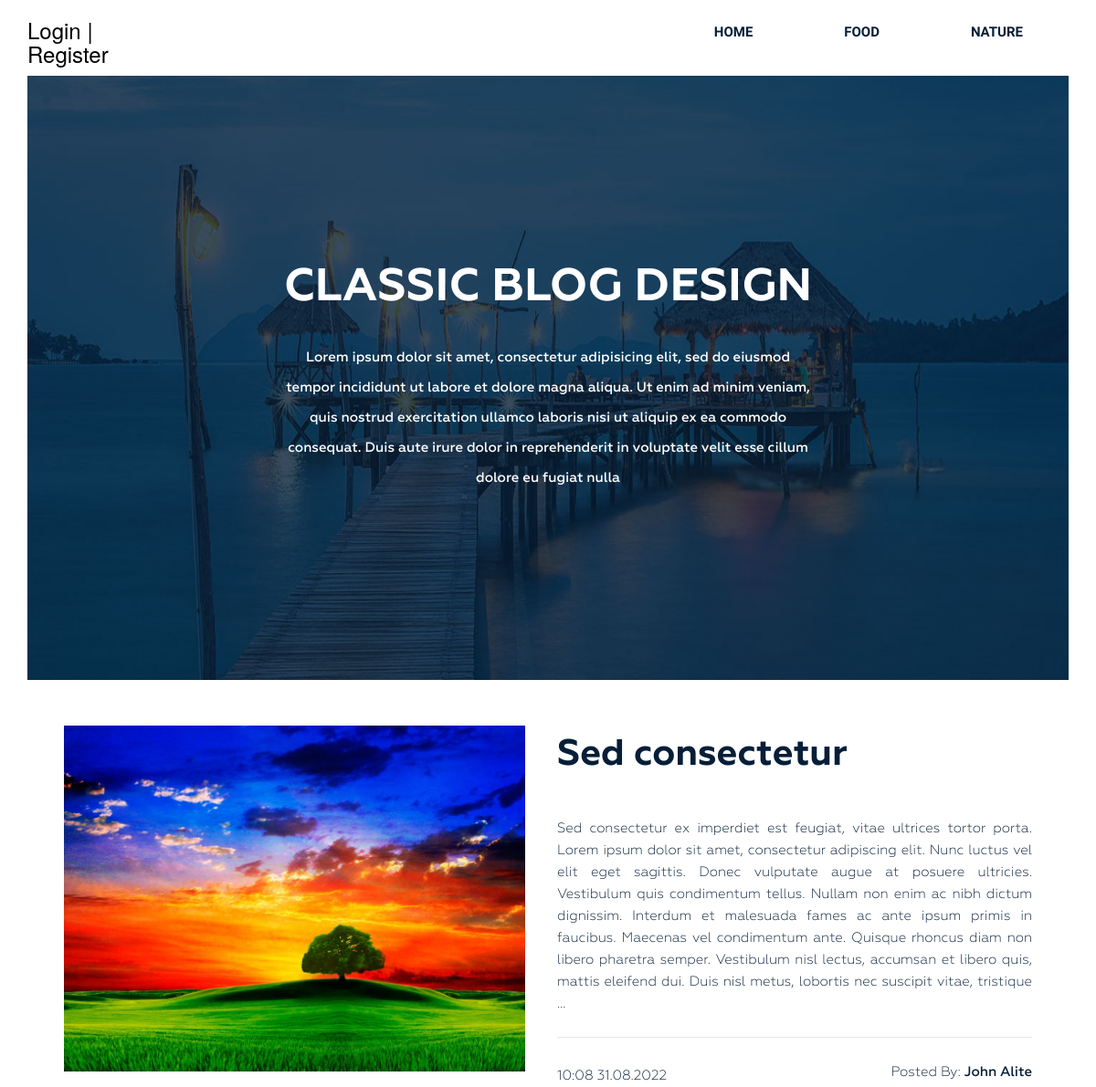
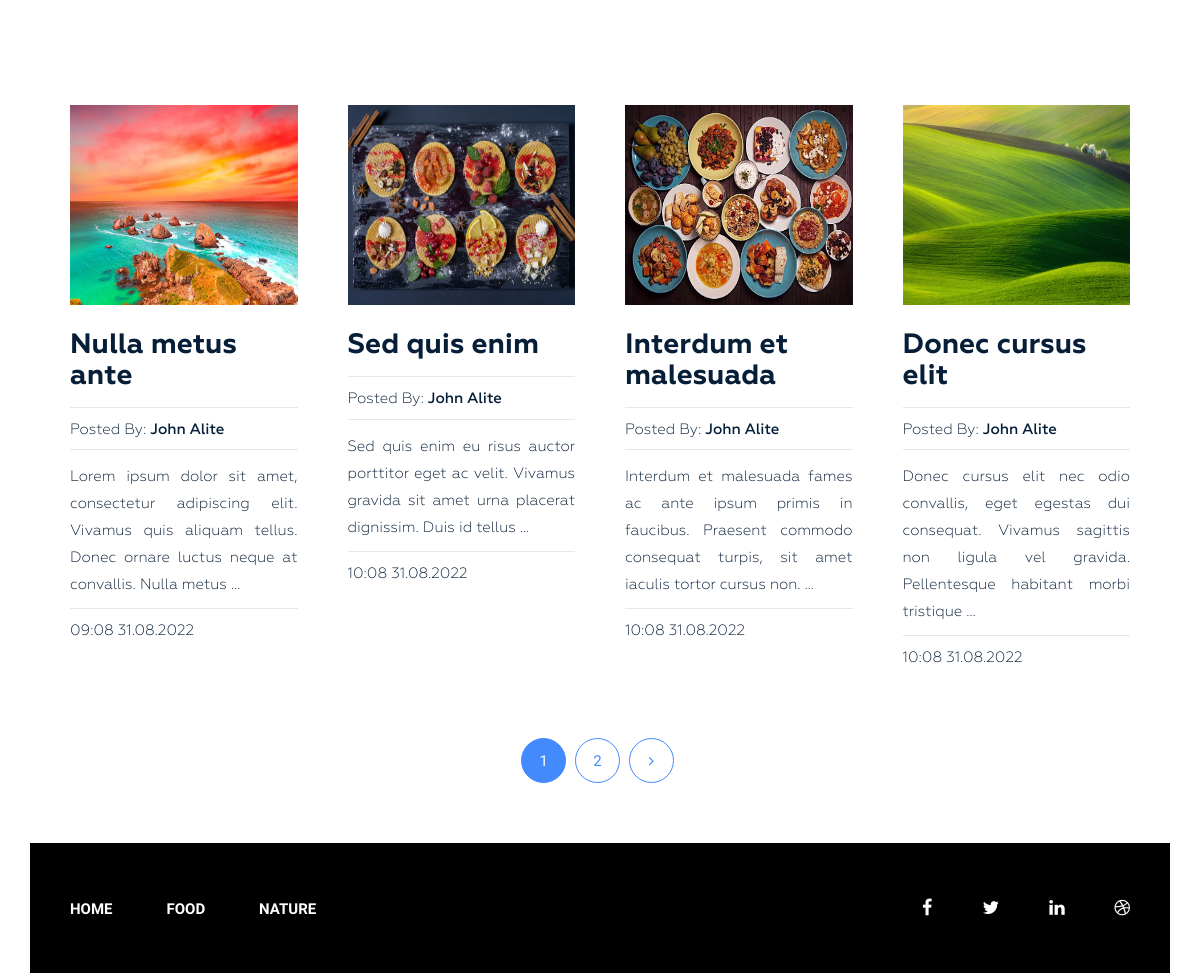
The page / on the database its author committed (2 pictures, top to bottom).
### blog/models.py (models this page shows, shortened)
class Category(models.Model):
    title = models.CharField(max_length=255)
    slug = models.SlugField(max_length=255, verbose_name="Url", unique=True)
    def get_absolute_url(self):
        return reverse('category', kwargs={ 'slug': self.slug })
    class Meta:
        ordering = ['title']

class Post(models.Model):
    title = models.CharField(max_length=255)
    slug = models.SlugField(max_length=255, verbose_name="Url", unique=True)
    author = models.CharField(max_length=255)
    content = models.TextField(blank=True)
    created_at = models.DateTimeField(auto_now_add=True)
    photo = models.ImageField(upload_to='photos/media/%Y/%m/%d/', blank=True)
    views = models.IntegerField(default=0)
    category = models.ForeignKey('Category', on_delete=models.PROTECT, related_name='posts')
    tags = models.ManyToManyField('Tag', blank=True, related_name='posts')
    def get_absolute_url(self):
        return reverse('post', kwargs={ 'slug': self.slug })
    class Meta:
        ordering = ['created_at']

### blog/views.py (the view)
# urls.py: path('', MainPage.as_view(), name='home'),
class MainPage(ListView):
    model = Post
    template_name = 'blog/index.html'
    context_object_name = 'posts'
    paginate_by = 4
    def get_context_data(self, *, object_list=None, **kwargs):
        context = super().get_context_data(**kwargs)
        context['title'] = 'Classic BLOG Design'
        return context

### blog/templatetags/menu.py (called while the page is built)
@register.inclusion_tag('blog/menu_tpl.html')
def show_menu(menu_class='menu'):
    categories = cache.get_or_set('cat', Category.objects.alias(cnt=Count('posts')).filter(cnt__gt=0), 30)
    return {'categories': categories, 'menu_class': menu_class}

### blog/templatetags/newest_post.py (called while the page is built)
@register.inclusion_tag('blog/new_post.html')
def show_new_post(post_type='menu'):
    post = cache.get_or_set('new_post', Post.objects.order_by('-created_at').first(), 30)
    return {'post': post}

### blog/templates/blog/index.html (shortened to what this page needs)
{% extends 'base.html'%}
{% load static %}
{% load newest_post %}
{% block content %}
    <section class="bg-text-area">
        <div class="container">
            <div class="row">
                <div class="col-md-12">
                    <div class="bg-text">
                        <h3>Classic BLOG Design</h3>
                        <p>Lorem ipsum dolor sit amet, consectetur adipisicing elit, sed do eiusmod tempor incididunt ut labore et dolore magna aliqua. Ut enim ad minim veniam, quis nostrud exercitation ullamco laboris nisi ut aliquip ex ea commodo consequat. Duis aute irure dolor in reprehenderit in voluptate velit esse cillum dolore eu fugiat nulla </p>
                    </div>
                </div>
            </div>
        </div>
    </section>
    <section class="blog-post-area">
        <div class="container">
            <div class="row">
                <div class="blog-post-area-style">
                        <div class="col-md-12">
                          {% show_new_post %}
                        </div>
                        {% for post in posts %}
                            <div class="col-md-3">
                                <div class="single-post">
                                    <img src="{{ post.photo.url }}" width="300" height="200" alt="{{ post.title }}">
                                    <h3><a href="{{ post.get_absolute_url }}">{{ post.title }}</a></h3>
                                    <h4><span>Posted By: <span class="author-name">{{post.author}}</span></span>
                                    </h4>
                                    {{ post.content|truncatewords_html:20|safe }}
                                    <h4><span>{{post.created_at|date:"h:m d.m.Y "}}</span></h4>
                                </div>
                            </div>
                        {% endfor %}
                </div>
            </div>
        </div>
       {% include 'inc/_pagination.html' %}
    </section>
{% endblock %}

### templates/base.html (shortened to what this page needs)
{% load static %}
{% load cache %}
<!DOCTYPE html>
<html lang="en">
<head>
    <link rel="stylesheet" href=" {% static 'css/bootstrap.css' %}">
    <link rel="stylesheet" href=" {% static 'css/font-awesome.min.css' %}">
    <link rel="stylesheet" href=" {% static 'css/owl.carousel.min.css' %}">
    <link rel="stylesheet" href=" {% static 'css/owl.theme.default.min.css' %}">
    <link rel="stylesheet" href=" {% static 'style.css' %}">
    <link rel="stylesheet" href=" {% static 'responsive.css' %}">
</head>
<body>
    <div class="wrapper">
        {% include 'inc/_header.html' %}
        {% block content %}
        {% endblock %}
        {% include 'inc/_footer.html' %}
    </div>
</body>
</html>

### templates/inc/_header.html
{% load menu %}
<header class="header">
    <div class="container">
        <div class="row">
            <div class="col-md-2">
                <div class="logo" style="color: black;">
                    {% if user.is_authenticated %}
                        <h3> <a href="{% url 'logout' %}" style="color: black;">Logout</a> </h3>
                    {% else %}
                    <h3>
                        <a href="{% url 'login' %}" style="color: black;"> Login | </a>
                        <a href="{% url 'register' %}" style="color: black;"> Register </a>
                    </h3>
                    {% endif %}
                </div>
            </div>
            <div class="col-md-10">
                {% show_menu %}
            </div>
        </div>
    </div>
</header>

### blog/templates/blog/menu_tpl.html
<div class={{ menu_class }}>
    <ul>
        <li><a href="{% url 'home' %}">Home</a></li>
        {% for item in categories %}
            <li><a href="{{ item.get_absolute_url }}">{{ item.title }}</a></li>
        {% endfor %}
    </ul>
</div>

### blog/templates/blog/new_post.html
<div class="single-post-big">
    <div class="big-image">
        <img src="{{ post.photo.url }}" alt="{{post.title}}">
    </div>
    <div class="big-text">
        <h3><a href="{{ post.get_absolute_url }}">{{post.title}}</a></h3>
        <p>{{ post.content|truncatewords_html:80|safe }}
        <h4>
        <span>{{post.created_at|date:"h:m d.m.Y "}}</span>
        <span class="author">Posted By: <span class="author-name">{{post.author}}</span></span>
    </h4>
    </div>
</div>

### templates/inc/_pagination.html (shortened to what this page needs)
<div class="pegination">
    {% if page_obj.has_other_pages %}
        <div class="nav-links">
        {% for p in page_obj.paginator.page_range %}
            {% if page_obj.number == p %}
            <span class="page-numbers current" href="?page={{ p }}"> {{ p }} </span>
            {% elif p > page_obj.number|add:-2 and p < page_obj.number|add:2 %}
            <a class="page-numbers" href="?{{s}}page={{ p }}">{{ p }}</a>
            {% endif %}
        {% endfor %}
        {% if page_obj.has_next %}
            <a class="page-numbers" href="?{{s}}page={{ page_obj.next_page_number }}"><i class="fa fa-angle-right" aria-hidden="true"></i></a>
        {% endif %}
        </div>
    {% endif %}
</div>

### templates/inc/_footer.html
{% load menu %}
<footer class="footer ">
    <div class="container">
        <div class="row">
            <div class="col-md-12">
                <div class="footer-bg">
                    <div class="row">
                        <div class="col-md-9">
                            {% show_menu 'footer-menu' %}
                        </div>
                        <div class="col-md-3">
                            <div class="footer-icon">
                                <p><a href="https://facebook.com/"><i class="fa fa-facebook" aria-hidden="true"></i></a><a href="https://twitter.com/"><i class="fa fa-twitter" aria-hidden="true"></i></a><a href="https://www.linkedin.com"><i class="fa fa-linkedin" aria-hidden="true"></i></a><a href="https://dribbble.com"><i class="fa fa-dribbble" aria-hidden="true"></i></a></p>
                            </div>
                        </div>
                    </div>
                </div>
            </div>
        </div>
    </div>
</footer>

### rows shown on the page
Category: title "FOOD"
Category: title "NATURE"
Post: photo (picture), title "Sed consectetur", content "Sed consectetur ex imperdiet est feugiat, vitae ultrices tortor porta. Lorem ipsum dolor sit amet, consectetur adipiscing elit. Nunc luctus vel elit eget sagittis. Donec vulputate augue at posuere ultricies. Vestibulum quis condimentum tellus. Nullam non enim ac nibh dictum dignissim. Interdum et malesuada fames ac ante ipsum primis in faucibus. Maecenas vel condimentum ante. Quisque rhoncus diam non libero pharetra semper. Vestibulum nisl lectus, accumsan et libero quis, mattis eleifend dui. Duis nisl metus, lobortis nec suscipit vitae, tristique …", created_at "10:08 31.08.2022", author "John Alite"
Post: photo (picture), title "Nulla metus ante", author "John Alite", content "Lorem ipsum dolor sit amet, consectetur adipiscing elit. Vivamus quis aliquam tellus. Donec ornare luctus neque at convallis. Nulla metus …", created_at "09:08 31.08.2022"
Post: photo (picture), title "Sed quis enim", author "John Alite", content "Sed quis enim eu risus auctor porttitor eget ac velit. Vivamus gravida sit amet urna placerat dignissim. Duis id tellus …", created_at "10:08 31.08.2022"
Post: photo (picture), title "Interdum et malesuada", author "John Alite", content "Interdum et malesuada fames ac ante ipsum primis in faucibus. Praesent commodo consequat turpis, sit amet iaculis tortor cursus non. …", created_at "10:08 31.08.2022"
Post: photo (picture), title "Donec cursus elit", author "John Alite", content "Donec cursus elit nec odio convallis, eget egestas dui consequat. Vivamus sagittis non ligula vel gravida. Pellentesque habitant morbi tristique …", created_at "10:08 31.08.2022"

### other values the page prints
{{ p }} "1"
{{ p }} "2"
